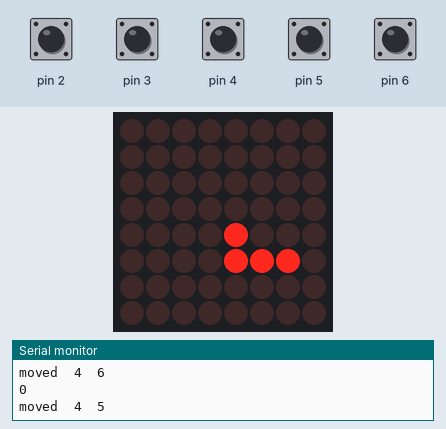
A sketch run on a simulated Arduino Uno, built with avr-gcc and run on an emulated ATmega328P. Parts: 8×8 LED matrix, the last lines printed to the serial monitor. Inputs (shaded band) come from the test bench; at power-on: pin 2–6 HIGH. Random numbers use the default seed unless the sketch sets one. At 16.3 s the program stops and its outputs stay as they are.

Above: at 1.28 s.
1.3 s: pin 5 pulled LOW for 1 s
At 3.6 s:
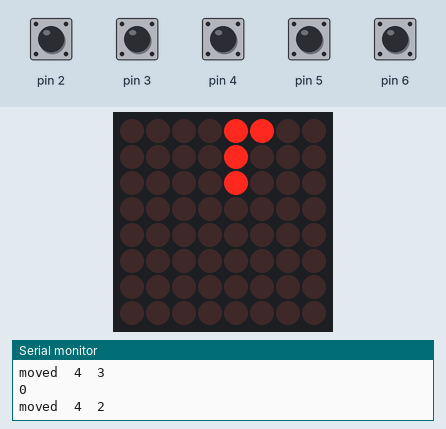
3.8 s: pin 4 pulled LOW for 1 s
At 4.62 s:
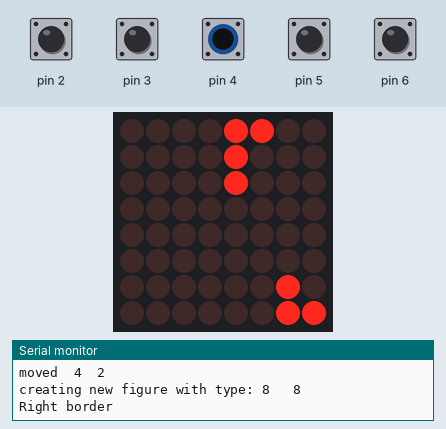
6.3 s: pin 2 pulled LOW for 0.15 s
At 8.2 s:
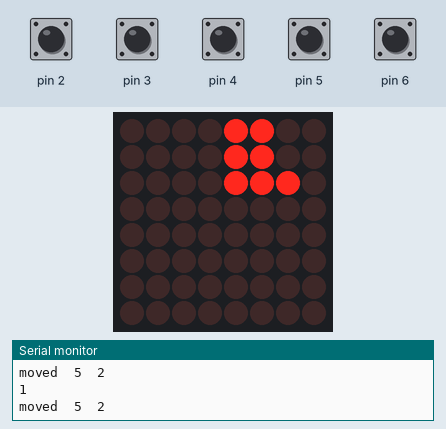
9.4 s: pin 2 pulled LOW for 1 s
At 10.7 s:
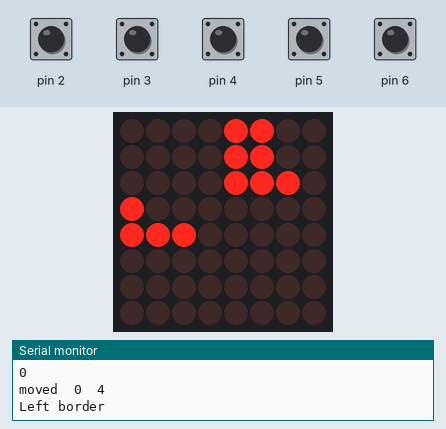
11.9 s: pin 3 pulled LOW for 0.15 s
At 14.6 s:
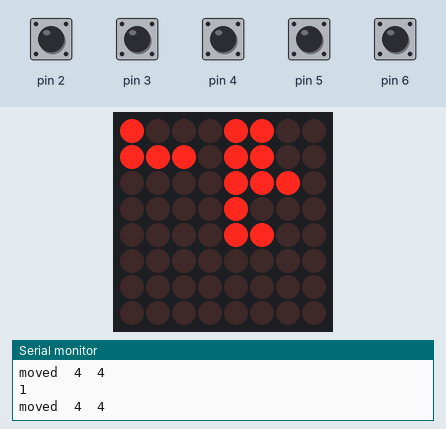
15.0 s: pin 4 pulled LOW for 0.15 s
At 15.5 s:
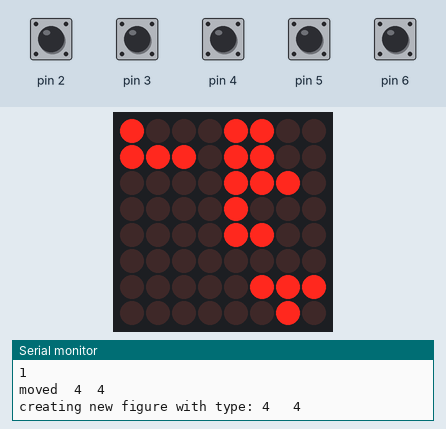
Timing chart, 0 to 17.8 s (numbered marks = the images above; inputs shaded):
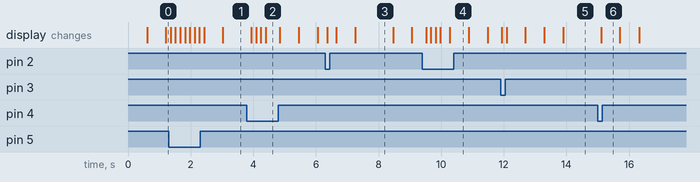

The sketch:

tetris.ino
```cpp
#include <SPI.h>
#include <Adafruit_GFX.h>
#include <Max72xxPanel.h>

int pinCS = 9;
int numberOfHorizontalDisplays = 1; // количество матриц по-горизонтали
int numberOfVerticalDisplays = 1; // количество матриц по-вертикали

Max72xxPanel matrix = Max72xxPanel(pinCS, numberOfHorizontalDisplays, numberOfVerticalDisplays);

// 4 5 6
// 2 3
int** matrixMask = new int*[8];
short score = 0;

void setup() {
  randomSeed(analogRead(A0));
  pinMode(4,INPUT_PULLUP);
  pinMode(5,INPUT_PULLUP);
  pinMode(6,INPUT_PULLUP);
  pinMode(2,INPUT_PULLUP);
  pinMode(3,INPUT_PULLUP);
  matrix.setIntensity(0); // яркость от 0 до 15
  for(int i =0;i<8;i++){
    matrixMask[i] = new int[8];
    for(int j = 0;j<8;j++)
      matrixMask[i][j]=0;
  }
  matrix.fillScreen(LOW);
  matrix.write();
  Serial.begin(9600);
}

void printdigit(int d)
{
  matrix.setRotation( 0, 1 );
  for(int i=0; i<8; i++)
  {
    for(int j=0; j<8; j++)
      matrix.drawPixel(i,j, LOW);
    matrix.write();
  }
  int a=d/10;
  for(int k=0; k<2; k++)
  {
  switch(a)
  {
    case 0:
    for(int i=1; i<6; i++)
    {
    matrix.drawPixel(i,4*k, HIGH);
    matrix.drawPixel(i,2+4*k, HIGH);
    }
    matrix.drawPixel(1,1+4*k, HIGH);
    matrix.drawPixel(5,1+4*k, HIGH);
    break;

    case 1:
    for(int i=1; i<6; i++)
    matrix.drawPixel(i,2+4*k, HIGH);
    break;

    case 2:
    for(int i=1; i<6; i++)
    {
      if(i!=4)
      { matrix.drawPixel(i,4*k, HIGH);
        if(i!=2) matrix.drawPixel(i,1+4*k, HIGH);
      }
    if(i!=2)
    matrix.drawPixel(i,2+4*k, HIGH);
    }
    break;

    case 3:
    for(int i=1; i<6; i++)
    {
    matrix.drawPixel(i,2+4*k, HIGH);
    if(i%2==1)
    {matrix.drawPixel(i,4*k, HIGH);
    matrix.drawPixel(i,1+4*k, HIGH);}
    }
    break;

    case 4:
    for(int i=1; i<6; i++)
    {
    matrix.drawPixel(i,2+4*k, HIGH);
    if(i>2) matrix.drawPixel(i,4*k, HIGH);
    }
    matrix.drawPixel(3,1+4*k, HIGH);
    break;

    case 5:

    for(int i=1; i<6; i++)
    {
      if(i!=2)
      { matrix.drawPixel(i,4*k, HIGH);
        if(i!=4) matrix.drawPixel(i,1+4*k, HIGH);
      }
    if(i!=4)
    matrix.drawPixel(i,2+4*k, HIGH);
    }
    break;

    case 6:
    for(int i=1; i<6; i++)
    {
    matrix.drawPixel(i,4*k, HIGH);
    matrix.drawPixel(i,2+4*k, HIGH);
    if(i%2==1) matrix.drawPixel(i,1+4*k, HIGH);
    }
    matrix.drawPixel(4,2+4*k, LOW);
    break;

    case 7:
    for(int i=1; i<6; i++)
    {
    matrix.drawPixel(i,2+4*k, HIGH);
    }
    matrix.drawPixel(5,4*k, HIGH);
    matrix.drawPixel(5,1+4*k, HIGH);
    break;

    case 8:
    for(int i=1; i<6; i++)
    {
    matrix.drawPixel(i,4*k, HIGH);
    matrix.drawPixel(i,2+4*k, HIGH);
    if(i%2==1) matrix.drawPixel(i,1+4*k, HIGH);
    }
    break;

    case 9:
    for(int i=1; i<6; i++)
    {
    matrix.drawPixel(i,4*k, HIGH);
    matrix.drawPixel(i,2+4*k, HIGH);
    if(i%2==1) matrix.drawPixel(i,1+4*k, HIGH);
    }
    matrix.drawPixel(2,4*k, LOW);
    break;
  }
  a=d%10;
  }
  matrix.write();
}


struct Figure {
  int nx;
  int ny;
  int** mask;

  ~Figure(){
    for(int i = 0;i<ny;i++)
      delete [] mask[i];
    delete[] mask;
  }
  Figure(int nx, int ny, int** mask): nx(nx),ny(ny),mask(mask){}
  Figure(int type){
    mask = new int*[2];
    for(int i =0;i<2;i++){
      mask[i] = new int[3];
      for(int j =0;j<3;j++)
        mask[i][j]=0;
    }
    if(type == 1){
      nx = 1;
      ny =1;
      mask[0][0] = 1;
    }
    if(type == 2){
      nx = 3;
      ny =2;
      mask[0][0] = 1;
      mask[0][1] = 1;
      mask[1][1] = 1;
      mask[1][2] = 1;
    }
    if(type == 3){
      nx = 3;
      ny =2;
      mask[1][0] = 1;
      mask[0][1] = 1;
      mask[1][1] = 1;
      mask[0][2] = 1;
    }
    if(type == 4){
      nx = 3;
      ny =2;
      mask[0][1] = 1;
      mask[1][0] = 1;
      mask[1][1] = 1;
      mask[1][2] = 1;
    }
    if(type == 5){
      nx = 3;
      ny =2;
      mask[0][0] = 1;
      mask[1][0] = 1;
      mask[1][1] = 1;
      mask[1][2] = 1;
    }
    if(type == 6){
      nx = 3;
      ny =2;
      mask[0][0] = 1;
      mask[1][0] = 1;
      mask[0][1] = 1;
      mask[0][2] = 1;
    }
    if(type == 7){
      nx = 3;
      ny =1;
      mask[0][0] = 1;
      mask[0][1] = 1;
      mask[0][2] = 1;
    }
    if(type == 8){
      nx = 2;
      ny =2;
      mask[0][0] = 1;
      mask[0][1] = 1;
      mask[1][0] = 1;
    }
    if(type == 9){
      nx = 2;
      ny =2;
      mask[0][0] = 1;
      mask[0][1] = 1;
      mask[1][0] = 1;
      mask[1][1] = 1;
    }
  }
};

bool hasActiveFig = false;
Figure* activef;
int x=0;
int y=0;

bool isSomethingUnder(){
  if(y == activef->ny-1) {Serial.println("GROUND");return true;}
  for(int j =0;j<activef->nx;j++){
    for(int i = activef->ny-1;i>=0;i--){
      if(activef->mask[i][j]){
        if(matrixMask[y-i-1][x+j])
          return true;
        break;
      }
    }
  }
  return false;
}

bool isSomethingRight(){
  if(x == 8-activef->nx) {Serial.println("Right border");return true;}
  for(int j =0;j<activef->ny;j++){
    for(int i = activef->nx-1;i>=0;i--){
      if(activef->mask[j][i]){
        if(matrixMask[y-j][x+i+1])
          return true;
        break;
      }
    }
  }
  return false;
}

bool isSomethingLeft(){
  if(x == 0) {Serial.println("Left border");return true;}
  for(int j =0;j<activef->ny;j++){
    for(int i = 0;i<activef->nx;i++){
      if(activef->mask[j][i]){
        if(matrixMask[y-j][x+i-1])
          return true;
        break;
      }
    }
  }
  return false;
}

void removeLine(int line){
  for(int j = line;j<6;j++)
    for(int i =0;i<8;i++)
      matrixMask[j][i] = matrixMask[j+1][i];
}

void checkIsFullLineExist(){
  bool isfull;
  for(int j =0;j<6;j++){
    isfull = true;
    for(int i =0;i<8;i++){
      if(!matrixMask[j][i]){
        isfull = false;
        break;
      }
    }
    if(isfull)
      removeLine(j);
  }
}

void endGame(){
  matrix.fillScreen(LOW);
  printdigit(score);
  matrix.write(); // выво
  while(true){}
}

void moveActive(){
  bool check = isSomethingUnder();
  Serial.println(check);
  if(check){
    if(y >= 6) endGame();
    for(int i = y;i>-activef->ny+y;i--)
      for(int j =x;j<activef->nx+x;j++)
        matrixMask[i][j] = (activef->mask[y-i][j-x] || matrixMask[i][j]);
    hasActiveFig=false;
    checkIsFullLineExist();
    return;
  }
  y--;
}

void falldown(){
  while(hasActiveFig)
    moveActive();
}

void graph(){
  matrix.fillScreen(LOW);
  for(int i = 0;i<8;i++)
    for(int j = 0;j<8;j++)
      matrix.drawPixel(i, j, matrixMask[j][i]);
  for(int i = 0;i<activef->nx;i++)
    for(int j = 0;j<activef->ny;j++)
      if(activef->mask[j][i])
        matrix.drawPixel(x+i,y-j, activef->mask[j][i]);
  matrix.write(); // выво
}

void rotateRight(){
  int xsize = activef->nx;
  int ysize = activef->ny;
  Figure* rotatedF = new Figure(ysize,xsize,0);
  rotatedF->mask = new int*[xsize];
  for(int i = 0;i<xsize;i++){
    rotatedF->mask[i] = new int[ysize];
    for(int j =0;j<ysize;j++)
      rotatedF->mask[i][j]=0;
  }
  for(int i = 0;i<xsize;i++)
    for(int j = 0;j<ysize;j++)
      rotatedF->mask[i][j]=activef->mask[ysize-j-1][i];

  activef = rotatedF;
}

void wait(){
  for(int t = 0;t<4;t++){
    bool turnRight = !digitalRead(4);
    bool turnDown = !digitalRead(3);
    bool turnLeft =! digitalRead(2);
    bool rotRight =! digitalRead(5);
    bool rotLeft = !digitalRead(6);
    if(turnRight && !turnLeft)
      if(!isSomethingRight()){
        x++;
        graph();
      }
    if(!turnRight && turnLeft)
      if(!isSomethingLeft()){
        x--;
        graph();
      }
    if(turnDown){
      falldown();
      graph();
    }
    if(rotRight && !rotLeft){
      rotateRight();
      graph();
    }
    delay(150);
  }
}

void loop() {
  if(!hasActiveFig){
    score ++;
    Serial.print("creating new figure with type: ");
    hasActiveFig=true;
    int type = random(1,10);
    Serial.print(type);
    Serial.print("   ");
    activef = new Figure(type);
    x = 4;
    y = 7;
    Serial.println(type);
    graph();
    wait();
  }

  moveActive();
  Serial.print("moved  ");
  Serial.print(x);
  Serial.print("  ");
  Serial.println(y);

  graph();
  wait();
}
```

Measured:
- what the display in image 3 shows lasts 1.2 s, from 7.3 s to 8.5 s
